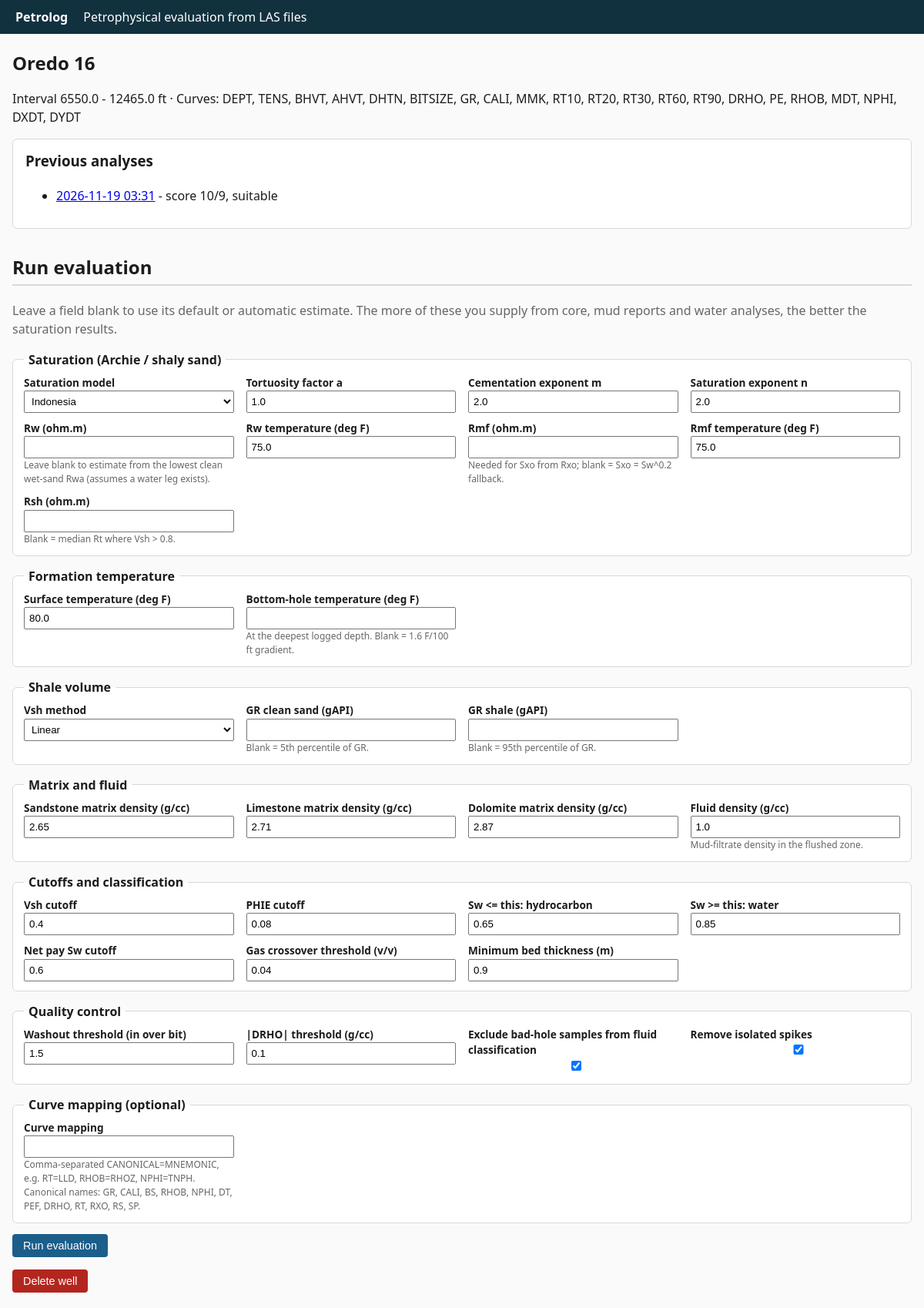
The page /wells/2/ on the database its author committed.
### wells/models.py (models this page shows, shortened)
class Well(models.Model):
    name = models.CharField(max_length=200)
    las_file = models.FileField(upload_to="las/")
    uploaded_at = models.DateTimeField(auto_now_add=True)
    curve_names = models.JSONField(default=list, blank=True)
    top = models.FloatField(null=True, blank=True)
    base = models.FloatField(null=True, blank=True)
    depth_unit = models.CharField(max_length=4, default="m")
    class Meta:
        ordering = ["-uploaded_at"]

class Analysis(models.Model):
    well = models.ForeignKey(Well, related_name="analyses", on_delete=models.CASCADE)
    created_at = models.DateTimeField(auto_now_add=True)
    params = models.JSONField(default=dict, blank=True)     # parameters as submitted by the user
    summary = models.JSONField(default=dict)                # full evaluation summary (see petrophysics.pipeline)
    images = models.JSONField(default=dict, blank=True)     # {"log_plot": base64 png, "crossplots": base64 png}
    suitable = models.BooleanField(default=False)
    score = models.IntegerField(default=0)
    class Meta:
        ordering = ["-created_at"]
        verbose_name_plural = "analyses"
    def get_absolute_url(self):
        return reverse("analysis_detail", args=[self.pk])

### wells/views.py (the view)
# urls.py: path("wells/<int:pk>/", views.well_detail, name="well_detail"),
def well_detail(request, pk):
    well = get_object_or_404(Well, pk=pk)
    if request.method == "POST":
        form = ParametersForm(request.POST)
        if form.is_valid():
            try:
                analysis = run_analysis(well, form.to_params())
            except AnalysisError as exc:
                messages.error(request, f"Analysis failed: {exc}")
            else:
                return redirect(analysis)
    else:
        form = ParametersForm()
    return render(request, "wells/well_detail.html", {"well": well, "form": form, "analyses": well.analyses.all()[:10]})

### wells/forms.py (called while the page is built)
    def grouped(self):
        return [(title, [self[name] for name in names]) for title, names in self.groups]

### wells/templates/wells/well_detail.html (shortened to what this page needs)
{% extends "wells/base.html" %}
{% block content %}
<h1>{{ well.name }}</h1>
<p>Interval {{ well.top|floatformat:1 }} - {{ well.base|floatformat:1 }} {{ well.depth_unit }} &middot; Curves: {{ well.curve_names|join:", " }}</p>
{% if analyses %}
<div class="card">
  <h3 style="margin-top:0">Previous analyses</h3>
  <ul>{% for a in analyses %}
    <li><a href="{{ a.get_absolute_url }}">{{ a.created_at|date:"Y-m-d H:i" }}</a> - score {{ a.score }}/9, {% if a.suitable %}suitable{% else %}not suitable{% endif %}</li>
  {% endfor %}</ul>
</div>
{% endif %}
<h2>Run evaluation</h2>
<p style="color:var(--muted)">Leave a field blank to use its default or automatic estimate. The more of these you supply from core, mud reports and water analyses, the better the saturation results.</p>
<form method="post">{% csrf_token %}
  {% for title, fields in form.grouped %}
  <fieldset><legend>{{ title }}</legend>
    <div class="grid">
      {% for f in fields %}
      <div><label>{{ f.label }} {{ f }}{% if f.help_text %}<span class="help">{{ f.help_text }}</span>{% endif %}{{ f.errors }}</label></div>
      {% endfor %}
    </div>
  </fieldset>
  {% endfor %}
  <div class="actions"><button class="btn" type="submit">Run evaluation</button></div>
</form>
<form method="post" action="{% url 'well_delete' well.pk %}" onsubmit="return confirm('Delete this well and its analyses?')">{% csrf_token %}
  <button class="btn danger" type="submit">Delete well</button>
</form>
{% endblock %}

### wells/templates/wells/base.html (style rules this page uses)
:root { --bg:#fafafa;--fg:#1c1c1c;--muted:#666;--line:#d8d8d8;--accent:#1b5e8a;--ok:#2e7d32;--bad:#b3261e }
* { box-sizing:border-box }
body { font-family:system-ui,Segoe UI,Arial,sans-serif;margin:0;background:var(--bg);color:var(--fg);line-height:1.5 }
h1 { font-size:1.5rem;margin:.2rem 0 1rem }
h2 { border-bottom:2px solid var(--line);padding-bottom:4px;margin-top:2rem }
.card { background:#fff;border:1px solid var(--line);border-radius:6px;padding:14px 16px;margin-bottom:16px }
.btn { display:inline-block;background:var(--accent);color:#fff;border:0;border-radius:4px;padding:7px 14px;cursor:pointer;text-decoration:none;font-size:.9rem }
.btn.danger { background:var(--bad) }
fieldset { border:1px solid var(--line);border-radius:6px;margin:0 0 14px;padding:8px 14px 12px;background:#fff }
legend { font-weight:600;padding:0 6px }
.grid { display:grid;grid-template-columns:repeat(auto-fill,minmax(230px,1fr));gap:10px 16px }
.grid label { display:block;font-size:.85rem;font-weight:600 }
.grid input,.grid select { width:100%;padding:5px }
.help { display:block;font-size:.75rem;color:var(--muted);font-weight:400 }
.actions { display:flex;gap:8px;flex-wrap:wrap;margin:8px 0 16px }

### rows shown on the page
Well: name "Oredo 16", top "6550.0", base "12465.0", depth_unit "ft", curve_names "DEPT, TENS, BHVT, AHVT, DHTN, BITSIZE, GR, CALI, MMK, RT10, RT20, RT30, RT60, RT90, DRHO, PE, RHOB, MDT, NPHI, DXDT, DYDT"
Analysis: created_at "2026-11-19 03:31", score "10", suitable "suitable"

### other values the page prints
{{ title }} "Saturation (Archie / shaly sand)" "Formation temperature" "Shale volume" "Matrix and fluid" "Cutoffs and classification" "Quality control" "Curve mapping (optional)"
{{ f.label }} "Saturation model" "Tortuosity factor a" "Cementation exponent m" "Saturation exponent n" "Rw (ohm.m)" "Rw temperature (deg F)" "Rmf (ohm.m)" "Rmf temperature (deg F)" "Rsh (ohm.m)" "Surface temperature (deg F)" "Bottom-hole temperature (deg F)" "Vsh method" "GR clean sand (gAPI)" "GR shale (gAPI)" "Sandstone matrix density (g/cc)" "Limestone matrix density (g/cc)" "Dolomite matrix density (g/cc)" "Fluid density (g/cc)" "Vsh cutoff" "PHIE cutoff" "Sw <= this: hydrocarbon" "Sw >= this: water" "Net pay Sw cutoff" "Gas crossover threshold (v/v)" "Minimum bed thickness (m)" "Washout threshold (in over bit)" "|DRHO| threshold (g/cc)" "Exclude bad-hole samples from fluid classification" "Remove isolated spikes" "Curve mapping"
{{ f.help_text }} "Leave blank to estimate from the lowest clean wet-sand Rwa (assumes a water leg exists)." "Needed for Sxo from Rxo; blank = Sxo = Sw^0.2 fallback." "Blank = median Rt where Vsh > 0.8." "At the deepest logged depth. Blank = 1.6 F/100 ft gradient." "Blank = 5th percentile of GR." "Blank = 95th percentile of GR." "Mud-filtrate density in the flushed zone." "Comma-separated CANONICAL=MNEMONIC, e.g. RT=LLD, RHOB=RHOZ, NPHI=TNPH. Canonical names: GR, CALI, BS, RHOB, NPHI, DT, PEF, DRHO, RT, RXO, RS, SP."
